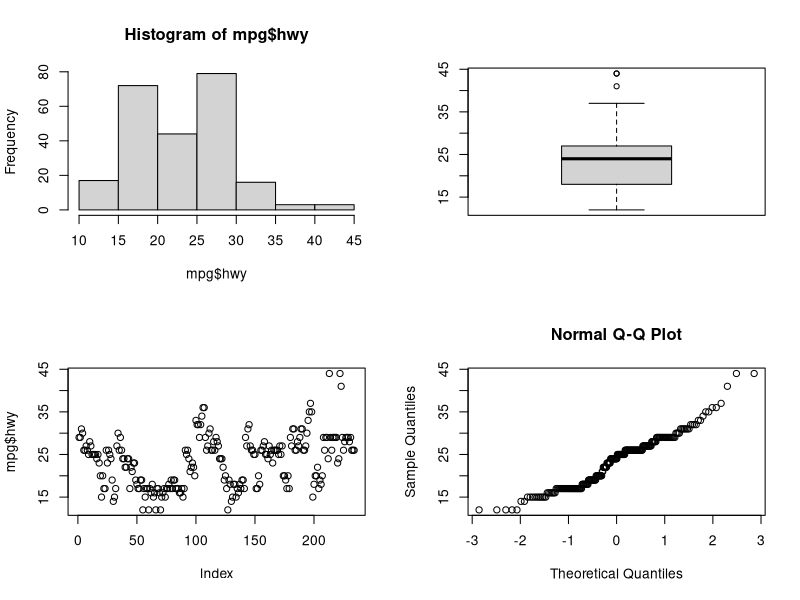
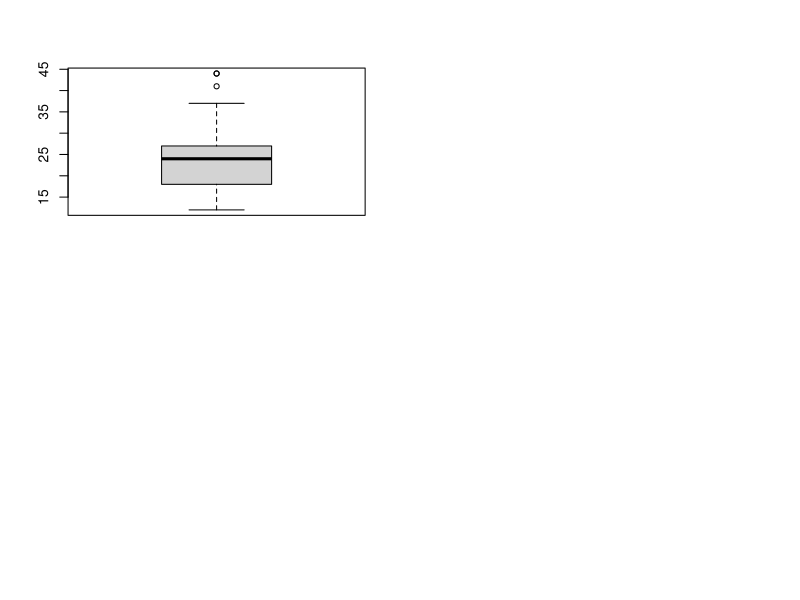
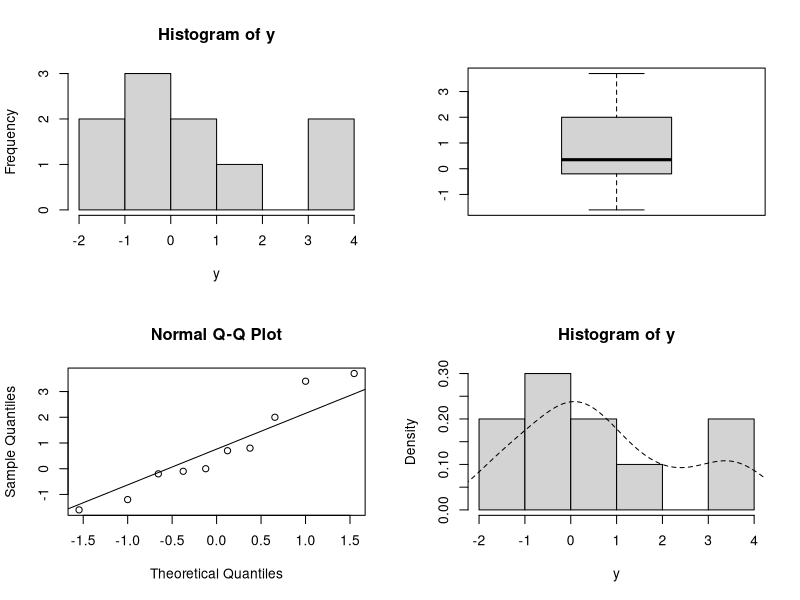
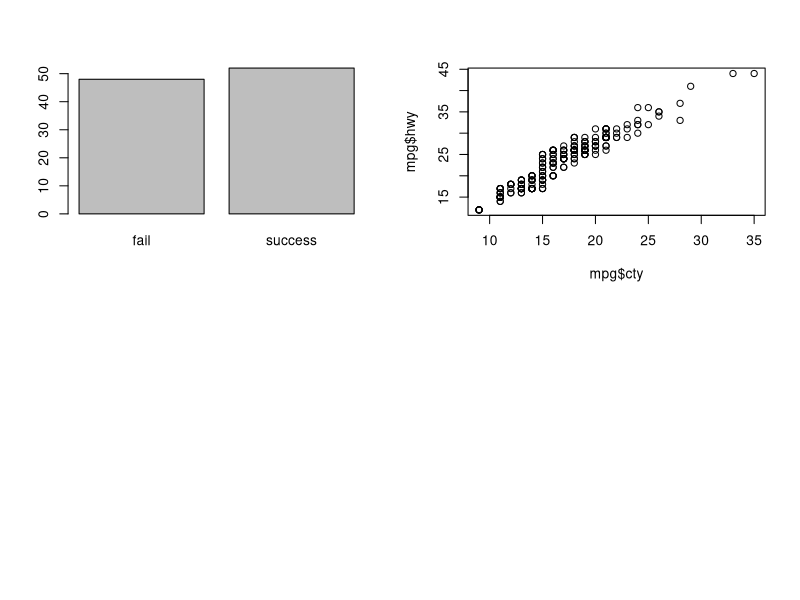
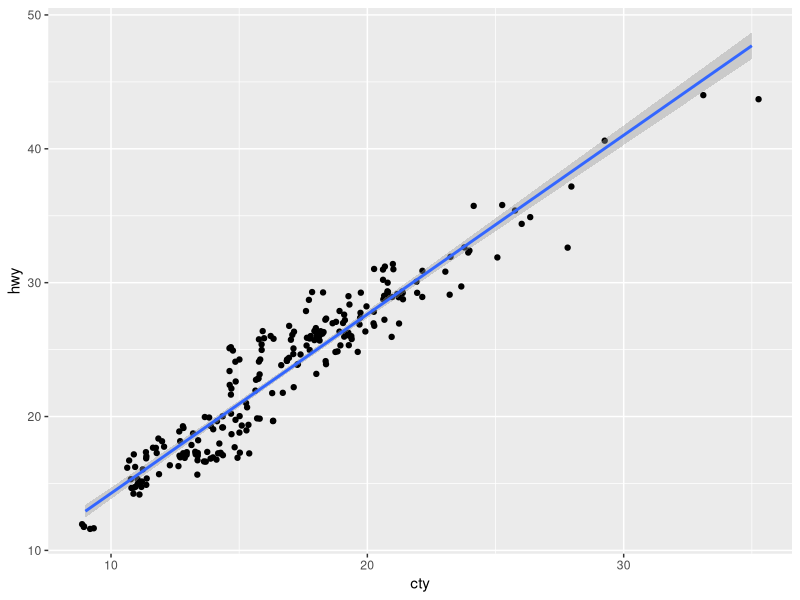
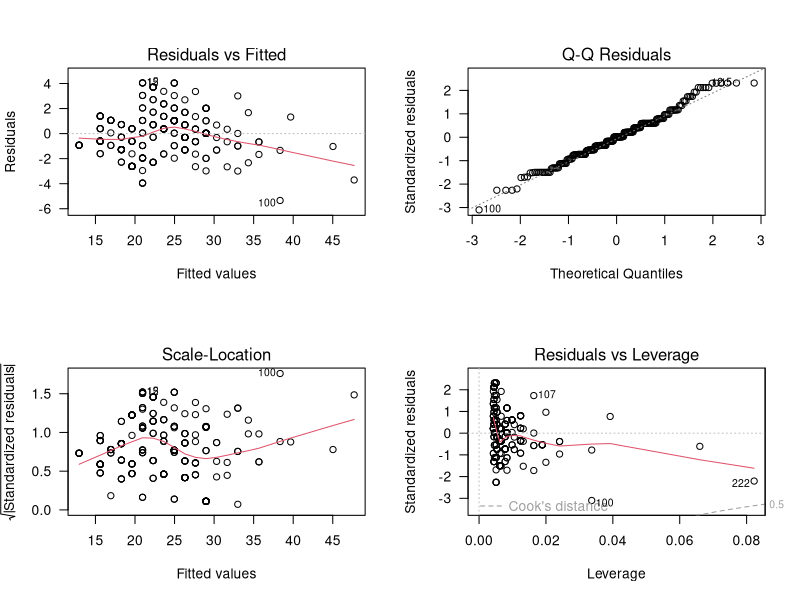
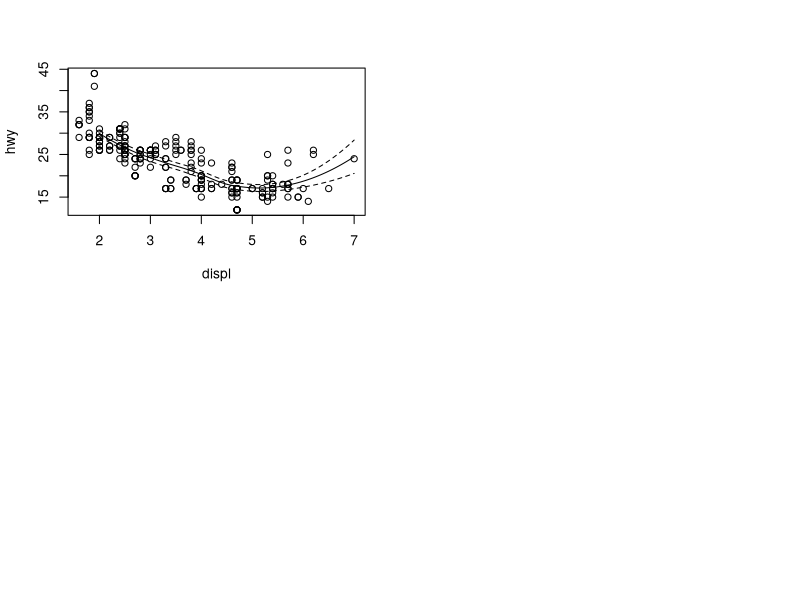
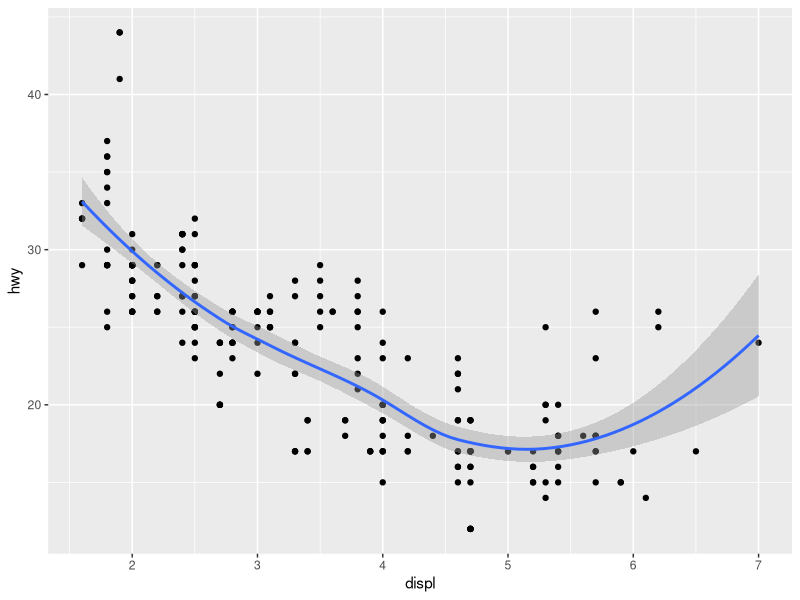

Recreate these plots in R, in order.
x <- sample(x=1:100, size=100, replace=TRUE)

summary(x)
quantile(x)

# Summary statistics: describe()
install.packages("psych")
library(psych)
describe(x)

# Prepare mpg dataset
install.packages("ggplot2")
library(ggplot2)
?mpg
mpg <- ggplot2::mpg
class(mpg)
mpg <- data.frame(mpg)
class(mpg)
View(mpg)

### Relationship with two variables ###
# Correlation #
# 1. Pearson correlation
cor(mpg$cty, mpg$hwy)
with(mpg, cor(cty, hwy))

# 2. Kental / Spearman
with(mpg, cor(cty, hwy, method = "kendall"))
with(mpg, cor(cty, hwy, method = "spearman"))

# Covariance #
with(mpg, cov(cty, hwy))
with(mpg, cov(cty, hwy), method = "kendal")
with(mpg, cov(cty, hwy), method = "spearman")

### Statistical Analysis ###
# Difference test #
# 1. T-Test: t.test()
# 2. Variance analysis: anova()

# Correlation test #
# 1. Correlation: cor()
# 2. Regression: lm()


### Numerical Variable ###

# Use mpg dataset
library(ggplot2)
View(mpg)

# Summary statistics
summary(mpg$hwy)
describe(mpg$hwy)

# Visualization
par(mfrow=c(2,2))
hist(mpg$hwy)
boxplot(mpg$hwy)
plot(mpg$hwy)

# Check normality
qqnorm(mpg$hwy)     # Q-Q plot: Quantile-Quantile plot


# Hypothesis test
mu0 <- 22.9
t.test(mpg$hwy, mu=mu0, alternative = "greater")
t.test(mpg$hwy)
t.test(mpg$hwy, conf.level = 0.99)

# Check for outlier
boxplot(mpg$hwy)

c(mean(mpg$hwy), sd(mpg$hwy))
c(median(mpg$hwy), mad(mpg$hwy))        # MAD: Median Absolute Deviance

# Example: sleep dataset
library(psych)

head(sleep)
summary(sleep)
describe(sleep)

class(sleep$extra)
class(sleep$group)
class(sleep$ID)

# Descriptive statistics of sleep
y <- sleep$extra[sleep$group == 1]
summary(y)
sd(y)

par(mfrow=c(2,2))
hist(y)
boxplot(y)
qqnorm(y); qqline(y)
hist(y, prob=TRUE)          # prob=TRUE: y축 density (원래는 frequency)
lines(density(y), lty=2)

t.test(y)
t.test(y, alternative="greater")



### Categorical Variable ###

# Summary Statistics
set.seed(2000)
n <- 100
p <- 0.5
x <- rbinom(n, 1, p)        # Random generation for binomial distribution
x <- factor(x, levels = c(0,1), labels = c("fail", "success"))
table(x)
prop.table(table(x))
barplot(table(x))

# Test for probability of success
binom.test(x=length(x[x=='success']), 100, p = 0.5)
binom.test(x=5200, n=10000)

# Sample size (n) vs. Margin of error (moe)
n <- c(100, 1000, 2000, 10000, 1e6)
data.frame(n=n, moe=round(1.96*sqrt(1/(4*n)), 4))


### Numerical x - Numerical y ###
# Scatter plot
library(ggplot2)
plot(mpg$cty, mpg$hwy)
ggplot(mpg, aes(x=cty, y=hwy)) + geom_jitter() + geom_smooth(method="lm")

# Correlation coefficient
# 1. Pearson
cor(mpg$cty, mpg$hwy)
with(mpg, cor(cty, hwy))

# 2. Kendall & Spearman
attach(mpg)
cor(cty, hwy)       # pearson
cor(cty, hwy, method = "kendall")
cor(cty, hwy, method = "spearman")
detach(mpg)

# Fit the linear regression model
hwy_lm <- lm(hwy ~ cty, data=mpg)     # simple regression
hwy_lm
summary.lm(hwy_lm)

# Prediction
predict(hwy_lm)

resid(hwy_lm)

predict(hwy_lm, newdata = data.frame(cty=c(10, 20, 30)))

predict(hwy_lm, newdata = data.frame(cty=c(10, 20, 30)), se.fit = TRUE)     # se: standard error

opar = par(mfrow = c(2,2))
plot(hwy_lm, las = 1)
par(opar)

# Robust Linear Regression
library(MASS)
lm(hwy ~ cty, data = mpg)
lqs(hwy ~ cty, data = mpg)      # Robust linear regression

?lqs

set.seed(123)
lm(stack.loss ~ ., data = stackloss)    # linear regression
lqs(stack.loss ~ ., data = stackloss)   # Robust linear regression

# Smoothing method
# LOESS (LOcally weighted Scatterplot Smoothing)
plot(hwy ~ displ, data=mpg)
mpg_lo <- loess(hwy ~displ, data=mpg)
mpg_lo
summary(mpg_lo)

# Smoothing method & Visualization
# 1. R basic graph
xs <- seq(2, 7, length.out=100)
mpg_pre <- predict(mpg_lo, newdata=data.frame(displ=xs), se=TRUE)
lines(xs, mpg_pre$fit)
lines(xs, mpg_pre$fit - 1.96*mpg_pre$se.fit, lty=2)
lines(xs, mpg_pre$fit + 1.96*mpg_pre$se.fit, lty=2)

# 2. ggplot2 graph
ggplot(mpg, aes(displ, hwy)) + geom_point() + geom_smooth()


# Variance Analysis (ANOVA)
install.packages("dplyr")
library(dplyr)

mpg %>% ggplot(aes(class, hwy)) + geom_boxplot()

hwy_lm2 <- lm(hwy ~ class, data=mpg)
hwy_lm2
summary(hwy_lm2)

predict(hwy_lm2, newdata=data.frame(class="pickup"))

opar <- par(mfrow = c(2,2), oma = c(0, 0, 1.1, 0))
plot(hwy_lm2, las = 1)


### Categorical x - Numerical y ###
# Variance analysis (ANOVA)
mpg %>% ggplot(aes(class, hwy)) + geom_boxplot()

hwy_lm2 = lm(hwy ~ class, data=mpg)
hwy_lm2
summary(hwy_lm2)

    # i) Fit an analysis of Variance Model
aov.result = aov(hwy ~ class, data=mpg)
summary(aov.result)

anova(lm(hwy ~ class, data=mpg))

    # ii) Post-hoc analysis
pairwise.t.test(mpg$hwy, mpg$class, data=mpg, p.adj = "bonf")


### Numerical x - Categorical y ###













